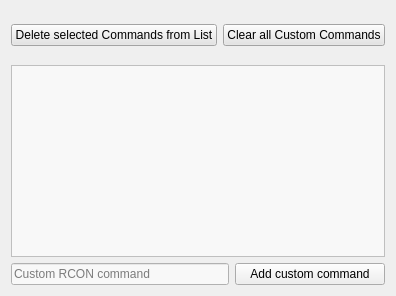
     <widget class="QWidget" name="Tab_Custom_Commands">
      <attribute name="title">
       <string>Custom Command Manager</string>
      </attribute>
      <layout class="QVBoxLayout" name="verticalLayout_14">
       <item>
        <layout class="QVBoxLayout" name="verticalLayout_13">
         <item>
          <spacer name="verticalSpacer_8">
           <property name="orientation">
            <enum>Qt::Vertical</enum>
           </property>
           <property name="sizeType">
            <enum>QSizePolicy::Minimum</enum>
           </property>
           <property name="sizeHint" stdset="0">
            <size>
             <width>20</width>
             <height>13</height>
            </size>
           </property>
          </spacer>
         </item>
         <item>
          <layout class="QHBoxLayout" name="horizontalLayout_8">
           <item>
            <widget class="QPushButton" name="btn_cust_delete_selected">
             <property name="toolTip">
              <string>Delete selected Commands from List</string>
             </property>
             <property name="statusTip">
              <string>Delete selected Commands from List</string>
             </property>
             <property name="styleSheet">
              <string notr="true">background-color:rgb(228, 228, 228)
</string>
             </property>
             <property name="text">
              <string>Delete selected Commands from List</string>
             </property>
            </widget>
           </item>
           <item>
            <widget class="QPushButton" name="btn_cust_delete_all">
             <property name="toolTip">
              <string>Delete all Custom Commands</string>
             </property>
             <property name="statusTip">
              <string>Delete all Custom Commands</string>
             </property>
             <property name="styleSheet">
              <string notr="true">background-color:rgb(228, 228, 228)
</string>
             </property>
             <property name="text">
              <string>Clear all Custom Commands</string>
             </property>
            </widget>
           </item>
          </layout>
         </item>
         <item>
          <spacer name="verticalSpacer_9">
           <property name="orientation">
            <enum>Qt::Vertical</enum>
           </property>
           <property name="sizeType">
            <enum>QSizePolicy::Minimum</enum>
           </property>
           <property name="sizeHint" stdset="0">
            <size>
             <width>20</width>
             <height>13</height>
            </size>
           </property>
          </spacer>
         </item>
         <item>
          <widget class="QListWidget" name="list_custom_commands_console">
           <property name="mouseTracking">
            <bool>true</bool>
           </property>
           <property name="toolTip">
            <string>History of Commands</string>
           </property>
           <property name="statusTip">
            <string>History of Commands</string>
           </property>
           <property name="styleSheet">
            <string notr="true">background-color:rgb(248, 248, 248);</string>
           </property>
           <property name="editTriggers">
            <set>QAbstractItemView::NoEditTriggers</set>
           </property>
           <property name="selectionMode">
            <enum>QAbstractItemView::ExtendedSelection</enum>
           </property>
           <property name="selectionBehavior">
            <enum>QAbstractItemView::SelectRows</enum>
           </property>
          </widget>
         </item>
         <item>
          <layout class="QHBoxLayout" name="horizontalLayout_28">
           <item>
            <widget class="QLineEdit" name="LE_add_custom_command">
             <property name="styleSheet">
              <string notr="true">background-color:rgb(248, 248, 248);</string>
             </property>
             <property name="placeholderText">
              <string>Custom RCON command</string>
             </property>
            </widget>
           </item>
           <item>
            <widget class="QPushButton" name="btn_add_cust_command">
             <property name="minimumSize">
              <size>
               <width>150</width>
               <height>0</height>
              </size>
             </property>
             <property name="text">
              <string>Add custom command</string>
             </property>
            </widget>
           </item>
          </layout>
         </item>
        </layout>
       </item>
      </layout>
     </widget>
